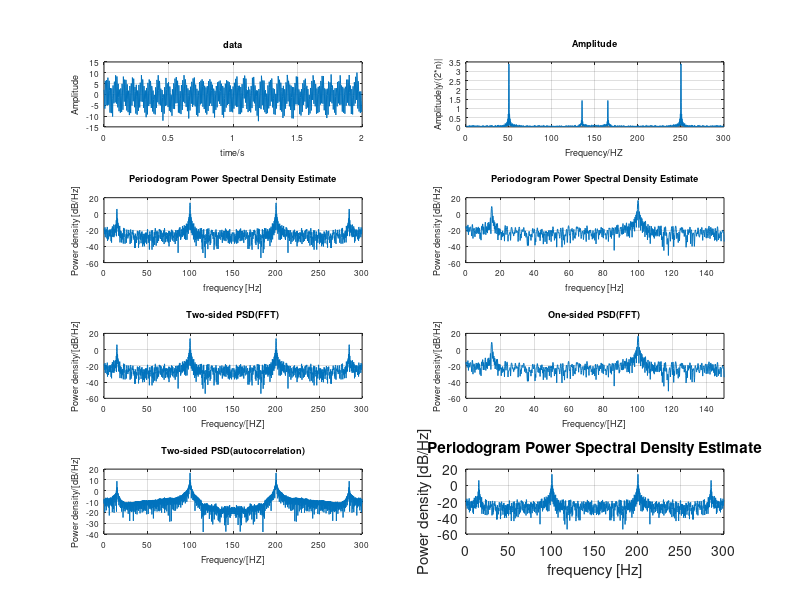

Reproduce this figure in MATLAB.
%%% 功率谱能量谱
clf
clear
if isempty(strfind(version,'R'))
  1
  pkg('load', 'signal') % 在Octave中需要先载入signal模块才能使用boxcar
end
randn('seed',1)
S = @(t) 3*sin(2*pi*15*t-pi/5) ...
    + 7*cos(2*pi*100*t-pi/4)+randn(size(t)); % 信号函数
fs = 300;  % 采样频率
n = 600;   % 采样点数
t = (0:n-1)/fs;    % 样本数据的时间范围
x = S(t);         % 样本数据
nfft=2048;
df = fs/nfft;     % 频率增量
x_fft = fft(x,nfft);
fx = (0:nfft-1)*df;

figure(1)
% 绘制信号及FFT结果
subplot(421)
plot(t,x,'linewidth',0.5)
title('data')
xlabel('time/s');
ylabel('Amplitude');
set(gca,'fontsize',6)
grid
subplot(422);
plot(fx,abs(fftshift(x_fft))/n);
title('Amplitude')
xlabel('Frequency/HZ');
ylabel('Amplitude|y/(2*n)|');
set(gca,'fontsize',6)
grid

%#########################
% 使用周期图函数计算功率谱
subplot(423)
window = boxcar(length(x));  %矩形窗
% 双边
periodogram(x,window,nfft,fs,'twosided'); % 'onesided' | 'twosided' 
set(gca,'fontsize',6)
subplot(424)
% 单边
periodogram(x,window,nfft,fs); % 默认是单边谱
set(gca,'fontsize',6)
xlim([0,max(fx/2)])

%#########################
% 使用fft结果计算
% 为了与periodogram函数的输出结果相同，使用w/hz,
% 取10倍的对数后即为dB/Hz
psd_fft = abs(x_fft).^2/(n*fs); % 以w/Hz表示
% psd_fft = abs(x_fft).^2/(n); % 以w表示
% abs(x_fft).^2 == x_fft.*conj(x_fft)

subplot(425)
plot(fx,10*log10(psd_fft))
title('Two-sided PSD(FFT)')
xlabel('Frequency/[HZ]');
ylabel('Power density/[dB/Hz]');
set(gca,'fontsize',6)
grid
subplot(426)
psd_fft_one = psd_fft(1:nfft/2+1);
% 为了保持总功率不变，将同时在两组（正频率和负频率）中出现的所有频率乘以因子 2。
psd_fft_one(2:end-1) = 2*psd_fft_one(2:end-1);
plot(fx(1:nfft/2+1),10*log10(psd_fft_one));
title('One-sided PSD(FFT)')
xlabel('Frequency/[HZ]');
ylabel('Power density/[dB/Hz]');
xlim([0,max(fx/2)])
set(gca,'fontsize',6)
grid

%%#########################
%% 自相关法
%subplot(427)
%cx = xcorr(x,'unbiased');
%cx_fft = fft(cx,nfft);
%cx_psd = abs(cx_fft)/fs;
%plot(10*log10(cx_psd))
%title('Two-sided PSD(autocorrelation)')
%xlabel('Frequency/[HZ]');
%ylabel('Power density/[dB/Hz]');
%set(gca,'fontsize',6)
%grid
%subplot(428)
%cx_psd_one = cx_psd(1:nfft/2+1);
%cx_psd_one(2:end-1) = 2*cx_psd_one(2:end-1);
%plot(fx(1:nfft/2+1),10*log10(cx_psd_one))
%title('One-sided PSD(autocorrelation)')
%xlabel('Frequency/[HZ]');
%ylabel('Power density/[dB/Hz]');
%xlim([0,max(fx/2)])
%set(gca,'fontsize',6)
%grid

%#########################
% 自相关法
% 双边功率谱
subplot(427)
cx = xcorr(x,'unbiased');
cx_nfft = 2^nextpow2(length(cx)); % 使FFT点数为2的幂次
cx_fft = fft(cx,cx_nfft);
% FFT 点数做了改边，频率关系也需要重新调整
cx_df = fs/cx_nfft;
cx_fx = (0:cx_nfft-1)*cx_df;
cx_psd = abs(cx_fft)/fs;
plot(cx_fx,10*log10(cx_psd))
title('Two-sided PSD(autocorrelation)')
xlabel('Frequency/[HZ]');
ylabel('Power density/[dB/Hz]');
set(gca,'fontsize',6)
grid
% 单边功率谱
subplot(428)
cx_psd_one = cx_psd(1:cx_nfft/2+1);
cx_psd_one(2:end-1) = 2*cx_psd_one(2:end-1);
plot(cx_fx(1:cx_nfft/2+1),10*log10(cx_psd_one))
title('One-sided PSD(autocorrelation)')
xlabel('Frequency/[HZ]');
ylabel('Power density/[dB/Hz]');
set(gca,'fontsize',6);
xlim([0,max(cx_fx/2)]);
grid

% 计算差异
psd_cx = abs(fft(cx,nfft)/fs);
% 周期图与fft差异
fft_pd = max(psd_fft'-periodogram(x,window,nfft,fs,'twosided'))
% fft与自相关差异
fft_cx = max(psd_fft-psd_cx)
%自相关与周期图差异
cx_pd = max(psd_cx'-periodogram(x,window,nfft,fs,'twosided'))
periodogram(x,window,cx_nfft,fs,'twosided')